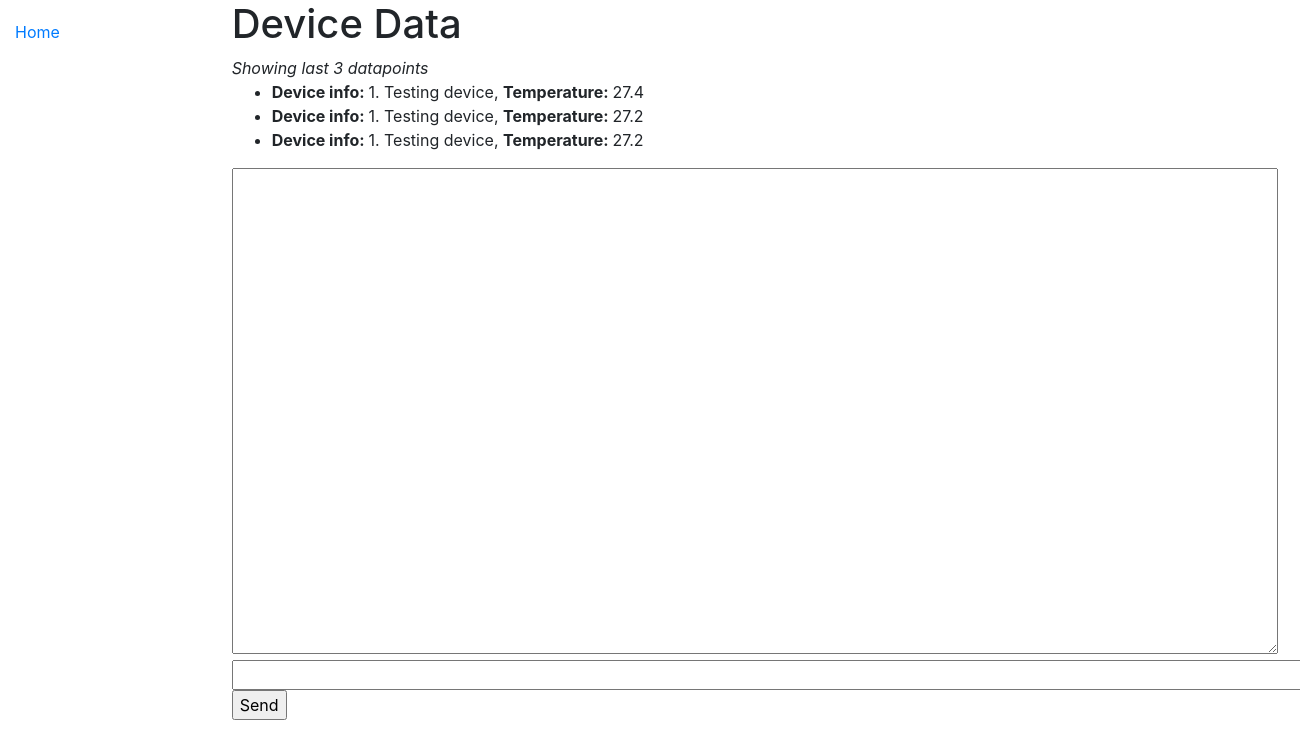
The app's page /devicedata/, older data.
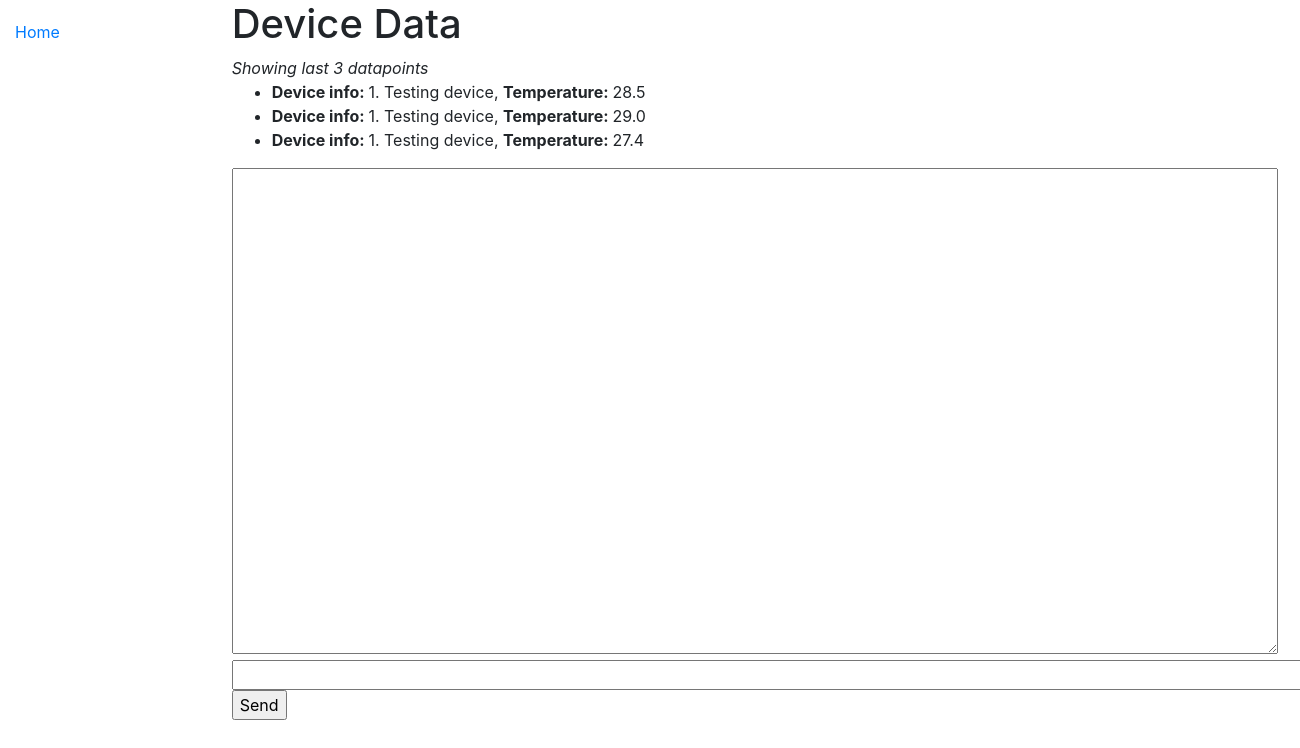
The same page, newer data.
### devicedata/models.py (models this page shows, shortened)
class Data(models.Model):
    device = models.ForeignKey(Device, on_delete=models.CASCADE) # Link data to device
    collection_date = models.DateTimeField() # Date and time of data collected
    temperature = models.FloatField()
    humidity = models.IntegerField()

class Device(models.Model):
    id = models.UUIDField(primary_key=True, default=uuid.uuid4, help_text="Unique ID for this device")
    info = models.CharField(max_length=200)

### devicedata/views.py (the view)
def index(request):
    latest_data_list = Data.objects.order_by('-collection_date')[:3]
    context = {
        'latest_data_list': latest_data_list,
    }
    return render(request, 'devicedata/index.html', context)

### devicedata/templates/devicedata/index.html (shortened to what this page needs)
{% extends "base_generic.html" %}
{% block content %}
<h1>Device Data</h1>
<em>Showing last 3 datapoints</em>
{% if latest_data_list %}
	<ul>
		{% for data in latest_data_list %}
			<li><strong>Device info: </strong>{{ data.device.info }},
                <strong>Temperature: </strong>{{ data.temperature }}</li>
		{% endfor %}
	</ul>
{% else %}
	<p>No data available.</p>
{% endif %}
<textarea id="chat-log" cols="100" rows="20"></textarea><br/>
<input id="chat-message-input" type="text" size="100"/><br/>
<input id="chat-message-submit" type="button" value="Send"/>
{% endblock content %}

### devicedata/templates/base_generic.html (shortened to what this page needs)
<!DOCTYPE html>
<html lang="en">
<head>
  <link rel="stylesheet" href="https://stackpath.bootstrapcdn.com/bootstrap/4.1.2/css/bootstrap.min.css">
  {% load static %}
  <link rel="stylesheet" href="{% static 'css/styles.css' %}">
</head>
<body>
  <div class="container-fluid">
    <div class="row">
      <div class="col-sm-2">
      {% block sidebar %}
      <ul class="sidebar-nav">
          <li><a href="">Home</a></li>
      </ul>
     {% endblock %}
      </div>
      <div class="col-sm-10 ">
      {% block content %}{% endblock %}
      </div>
    </div>
  </div>
</body>
</html>

### devicedata/static/css/styles.css (style rules this page uses)
.sidebar-nav { margin-top: 20px; padding: 0; list-style: none; }

Row changes from the older to the newer data that the page shows:
no longer on this page (row unchanged): Data: device.info "1. Testing device", temperature "27.2"
no longer on this page (row unchanged): Data: device.info "1. Testing device", temperature "27.2"
added Data: device.info "1. Testing device", temperature "28.5"
added Data: device.info "1. Testing device", temperature "29.0"
